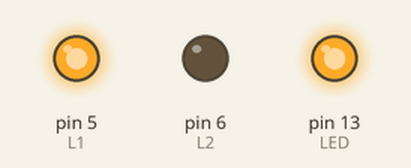
Recording of a sketch running on a simulated Arduino Uno, built with avr-gcc and run on an emulated ATmega328P. Shown: output pins drawn as LEDs (lit = HIGH).

Above: at 1.0 s.
At 3.0 s:
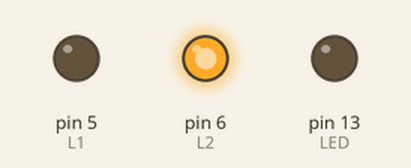
Timing chart, 0 to 5.2 s (numbered marks = the images above):
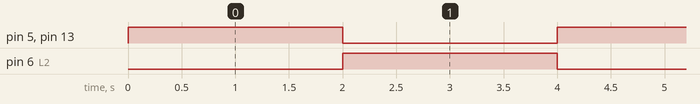

The sketch:

Prueba.ino
```cpp
//Ctes
int s = 2;
int L1 = 5; int L2 = 6; //controladores izquierdo
int R1 = 9; int R2 = 10; //controladores derecho

int lU = 0; int lD = 0; // valores booleanos arriba-abajo
int lL = 0; int lR = 0; // valores boolenos izquierda-derecha
int lA = 0;

int ang = 0;//posicion inicial
int angm = 0; int angM = 180;
int vel = 5;


 void setup() {
  Serial.begin (9600); //Iniciar el serial
  pinMode(L1, OUTPUT);
  pinMode(L2, OUTPUT);
  pinMode(R1, OUTPUT);
  pinMode(R2, OUTPUT);
  pinMode(13, OUTPUT); //LED
}

 void loop() {

digitalWrite(L1, HIGH); digitalWrite(L2, LOW);
digitalWrite(13, HIGH);
delay(2000);
digitalWrite(L2, HIGH); digitalWrite(L1, LOW);
digitalWrite(13, LOW);
delay(2000);

}//Loop
```

Measured:
- by itself, pin 5 (L1), pin 6 (L2), pin 13 (LED): alternates HIGH for 2.0 s and LOW for 2.0 s
